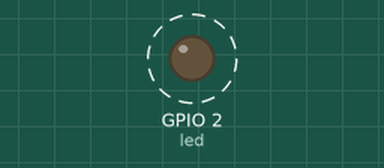
A program run on a simulated ESP32 board running MicroPython. Shown: output pins drawn as LEDs (lit = HIGH). Dashed ring = blinking. What the program prints to the serial console is not drawn.

Above: at 0.2 s.
Timing chart, 0 to 3.0 s (numbered marks = the images above):
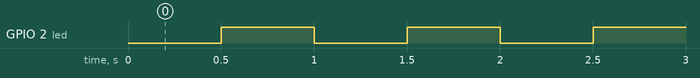

Measured:
- by itself, GPIO 2 (led): alternates HIGH for 0.50 s and LOW for 0.50 s

The program:

led.py
```python
from machine import Pin
import time

def toggle(p):
    p.value(not p.value())

def callback(p):
    print('pin change', p)

led = Pin(2, Pin.OUT)
led.irq(trigger=Pin.IRQ_RISING | Pin.IRQ_FALLING, handler=callback)
led.on()

while True:
    toggle(led)
    time.sleep_ms(500)
```
